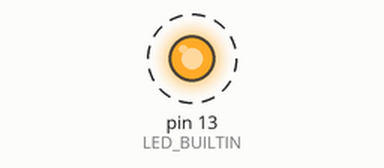
This sketch was run on a simulated Arduino Uno, built with avr-gcc and run on an emulated ATmega328P. Parts: output pins drawn as LEDs (lit = HIGH). Dashed ring = blinking.

Above: at 0.5 s.
Timing chart, 0 to 3.5 s (numbered marks = the images above):
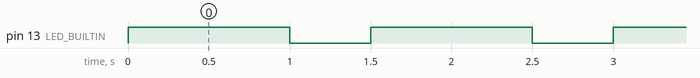

Measured:
- by itself, pin 13 (LED_BUILTIN): alternates HIGH for 1.0 s and LOW for 0.50 s

The sketch:

sketch_mar12a.ino
```cpp
void setup() {
  pinMode(LED_BUILTIN,OUTPUT);

}

void loop() {
  digitalWrite(13,HIGH);
delay(1000);
digitalWrite(13,LOW);
delay(500);
}
```
